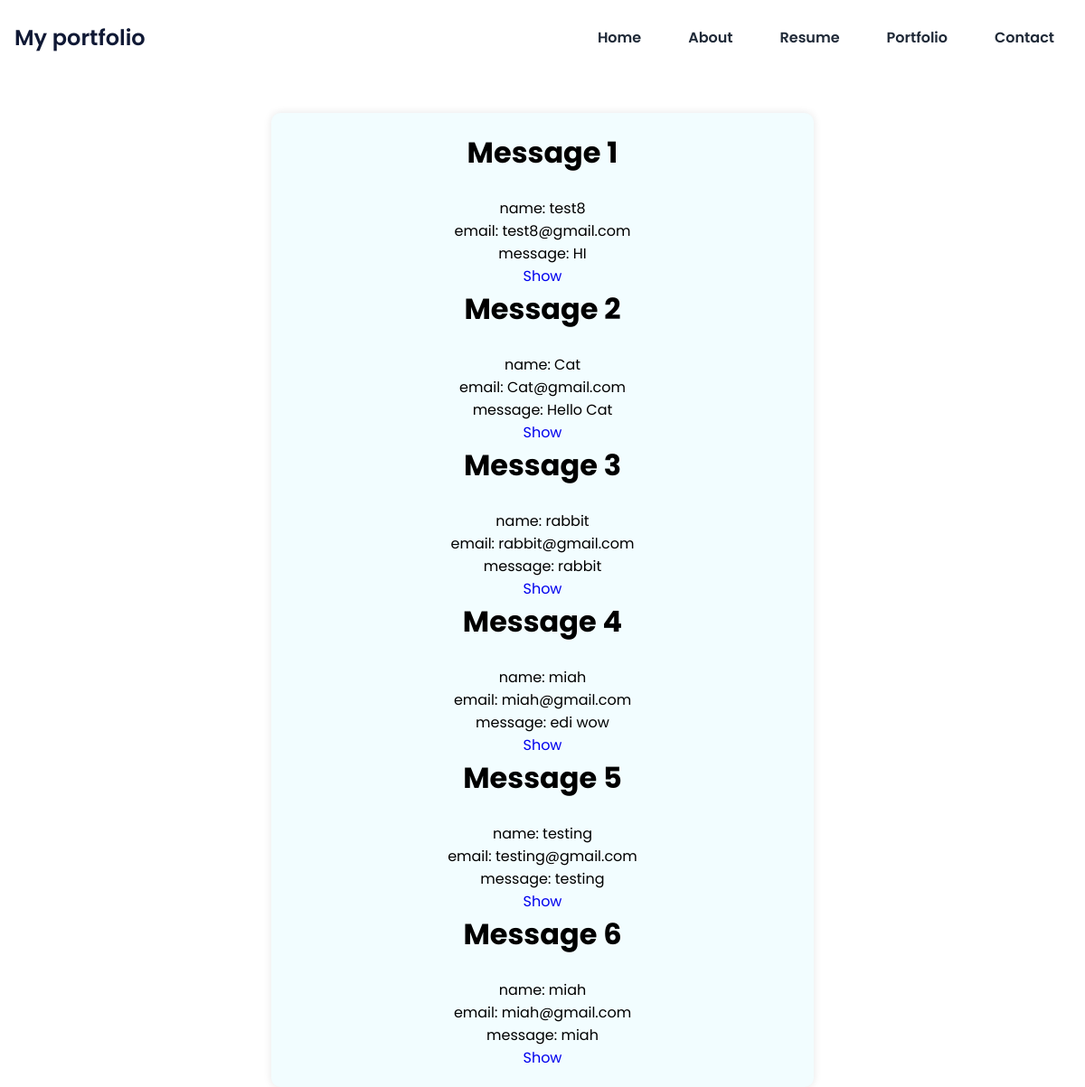
/contact_messages/, run on the app's committed database.
### App/models.py (models this page shows)
class Contact(models.Model):
    name = models.CharField(max_length=100)
    email = models.EmailField(max_length=100)
    message = models.TextField()
    def __str__(self):
        return self.name

### App/views.py (the view)
# urls.py: path('contact_messages/', views.contact_list_view, name='contact_list_view'),
def contact_list_view(request):
    qs = Contact.objects.all()
    print(qs)
    context = {'query': qs}
    return render(request, 'contact_list_view.html', context)

### templates/contact_list_view.html (shortened to what this page needs)
{% extends 'index.html' %}
{% block content %}
       <br>
    <br>
    <br>
    <br>
    <br>
    <div class="container">
        <div class="row">
            <div class="col-md-12">
               {% for foo in query %}
                    <h1>Message {{ foo.id }}</h1>
                    <br>
                    name: {{ foo.name }}
                    <br>
                    email: {{ foo.email }}
                    <br>
                    message: {{ foo.message }}
                    <br>
                    <a href="{% url 'contact_detail_view' foo.id %}" class="btn btn-primary">Show</a>
                {% endfor %}
            </div>
        </div>
    </div>
{% endblock content%}

### templates/index.html (shortened to what this page needs)
<!DOCTYPE html>
{% load static %}
<html lang="en">
  <head>
    <link
      href="https://cdn.jsdelivr.net/npm/remixicon@3.2.0/fonts/remixicon.css"
      rel="stylesheet"
    />
    <link rel="stylesheet" href="{% static 'styles.css' %}" />
  </head>
     <nav>
      <div class="nav__content">
        <div class="logo"><a href="/">My portfolio</a></div>
        <ul>
          <li><a href="/">Home</a></li>
          <li><a href="/about/">About</a></li>
          <li><a href="/resume/">Resume</a></li>
          <li><a href="/portfolio/">Portfolio</a></li>
          <li><a href="/contact">Contact</a></li>
        </ul>
      </div>
    </nav>
  {% block content%}
{% endblock content %}
</html>

### static_my_project/styles.css (style rules this page uses)
:root { --primary-color: #101935; --primary-color-dark: #9333ea; --secondary-color: #ca8a04; --text-dark: #1f2937; --text-light: #6b7280; --extra-light: #faf5ff; --max-width: 1200px; }
* { padding: 0; margin: 0; box-sizing: border-box; }
a { text-decoration: none; }
nav { width: 100%; position: fixed; top: 0; left: 0; background-color: #ffffff; z-index: 99; }
.nav__content { max-width: var(--max-width); margin: auto; padding: 1.5rem 1rem; display: flex; align-items: center; justify-content: space-between; }
nav .logo a { font-size: 1.5rem; font-weight: 600; color: var(--primary-color); transition: 0.3s; }
ul { display: flex; align-items: center; gap: 1rem; list-style: none; transition: left 0.3s; }
ul li a { padding: 0.5rem 1rem; border: 2px solid transparent; text-decoration: none; font-weight: 600; color: var(--text-dark); transition: 0.3s; }
.container { max-width: 600px; margin: 0 auto; padding: 20px; background-color: #f2fdff; border-radius: 10px; box-shadow: 0px 0px 10px rgba(0, 0, 0, 0.1); text-align: center; }

### data on the page
Contact: id "1", name "test8", email "test8@gmail.com", message "HI"
Contact: id "2", name "Cat", email "Cat@gmail.com", message "Hello Cat"
Contact: id "3", name "rabbit", email "rabbit@gmail.com", message "rabbit"
Contact: id "4", name "miah", email "miah@gmail.com", message "edi wow"
Contact: id "5", name "testing", email "testing@gmail.com", message "testing"
Contact: id "6", name "miah", email "miah@gmail.com", message "miah"
